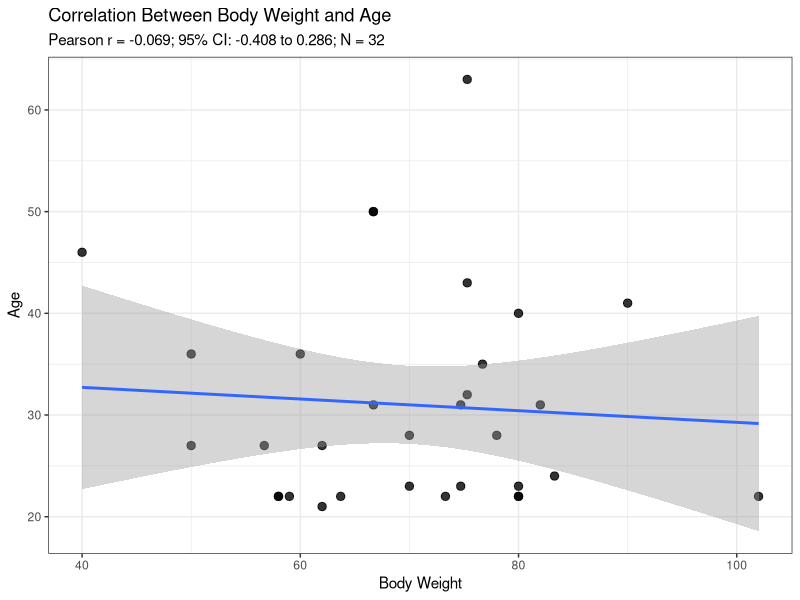
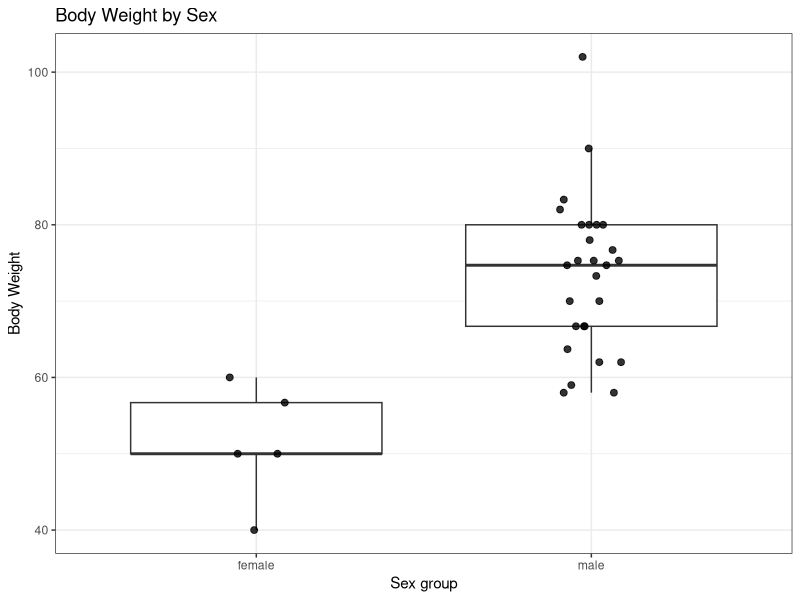
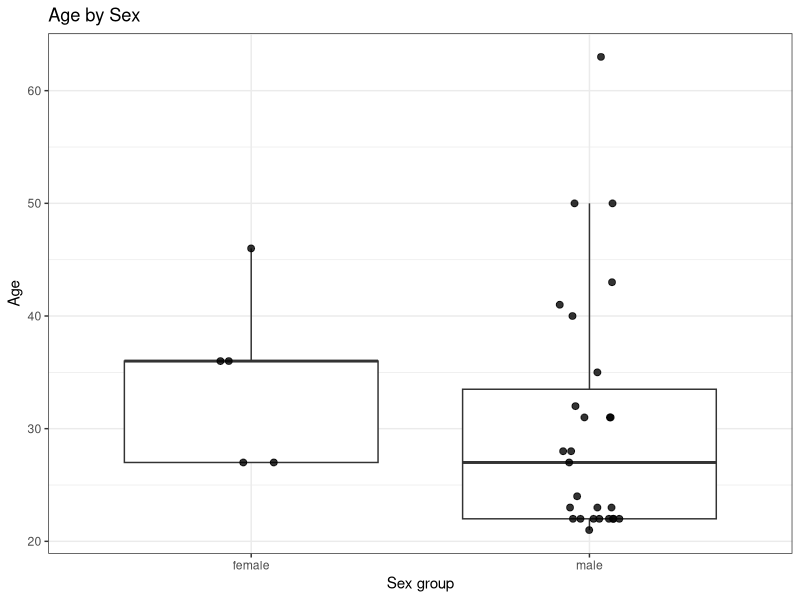

Recreate these plots in R, in order. (Note: this script raises an error after producing the figures.)
## ---- chunk 1
############################################################
# M3A-1. Covariate data preparation and descriptive statistics
############################################################

library(dplyr)
library(tidyr)
library(readr)
library(here)

# 1. Read the cleaned modeling dataset
m3_data <- read_csv(
  here("Data", "warfarin_full_dataset_ID9_cleaned_for_popPKPD.csv"),
  show_col_types = FALSE
)

# Check actual column names
names(m3_data)

# 2. Check whether baseline covariates are consistent within each ID
covariate_consistency <- m3_data %>%
  group_by(id) %>%
  summarise(
    n_WT  = n_distinct(wt[!is.na(wt)]),
    n_AGE = n_distinct(age[!is.na(age)]),
    n_SEX = n_distinct(sex[!is.na(sex)]),
    .groups = "drop"
  )

inconsistent_ids <- covariate_consistency %>%
  filter(n_WT > 1 | n_AGE > 1 | n_SEX > 1)

inconsistent_ids

# 3. Create one subject-level covariate record per ID
cov_subject <- m3_data %>%
  select(id, wt, age, sex) %>%
  distinct() %>%
  arrange(id)

cov_subject

# 4. Continuous covariate summary
continuous_summary <- cov_subject %>%
  select(wt, age) %>%
  pivot_longer(
    cols = everything(),
    names_to = "covariate",
    values_to = "value"
  ) %>%
  group_by(covariate) %>%
  summarise(
    n       = sum(!is.na(value)),
    missing = sum(is.na(value)),
    mean    = mean(value, na.rm = TRUE),
    sd      = sd(value, na.rm = TRUE),
    median  = median(value, na.rm = TRUE),
    q1      = unname(quantile(value, 0.25, na.rm = TRUE)),
    q3      = unname(quantile(value, 0.75, na.rm = TRUE)),
    minimum = min(value, na.rm = TRUE),
    maximum = max(value, na.rm = TRUE),
    .groups = "drop"
  ) %>%
  mutate(
    covariate = toupper(covariate),
    across(
      c(mean, sd, median, q1, q3, minimum, maximum),
      ~ round(.x, 2)
    )
  ) %>%
  as.data.frame()

continuous_summary

# 5. Categorical covariate summary
sex_summary <- cov_subject %>%
  mutate(
    sex = ifelse(
      is.na(sex),
      "Missing",
      as.character(sex)
    )
  ) %>%
  count(
    sex,
    name = "n",
    .drop = FALSE
  ) %>%
  mutate(
    percent = round(100 * n / sum(n), 1)
  ) %>%
  rename(
    SEX = sex,
    N = n,
    Percent = percent
  ) %>%
  as.data.frame()

sex_summary

## ---- chunk 2

############################################################
# M3A-2. Pearson correlation between WT and AGE
############################################################

library(dplyr)
library(tibble)

pearson_data <- cov_subject %>%
  transmute(
    id  = as.character(id),
    wt  = as.numeric(wt),
    age = as.numeric(age)
  ) %>%
  filter(
    complete.cases(wt, age)
  )

if (nrow(pearson_data) < 3) {
  stop("Fewer than three subjects have complete WT and AGE data.")
}

# Pearson correlation test for WT-AGE
pearson_test <- cor.test(
  x = pearson_data$wt,
  y = pearson_data$age,
  method = "pearson",
  conf.level = 0.95
)

# Report-ready result table
pearson_result <- tibble(
  Relationship = "WT vs AGE",
  N = nrow(pearson_data),
  Pearson_r = round(unname(pearson_test$estimate), 3),
  CI_lower = round(pearson_test$conf.int[1], 3),
  CI_upper = round(pearson_test$conf.int[2], 3),
  P_value = signif(pearson_test$p.value, 3)
)

pearson_result

# Scatter Plot for WT-AGE co-linearity

library(ggplot2)

pearson_subtitle <- sprintf(
  "Pearson r = %.3f; 95%% CI: %.3f to %.3f; N = %d",
  unname(pearson_test$estimate),
  pearson_test$conf.int[1],
  pearson_test$conf.int[2],
  nrow(pearson_data)
)

plot_wt_age <- ggplot(
  pearson_data,
  aes(x = wt, y = age)
) +
  geom_point(
    size = 2.5,
    alpha = 0.8
  ) +
  geom_smooth(
    method = "lm",
    formula = y ~ x,
    se = TRUE
  ) +
  theme_bw() +
  labs(
    title = "Correlation Between Body Weight and Age",
    subtitle = pearson_subtitle,
    x = "Body Weight",
    y = "Age"
  )

plot_wt_age

## ---- chunk 3
############################################################
# M3A-3. WT and AGE correlating to SEX
############################################################

library(dplyr)
library(ggplot2)

# Prepare subject-level data
sex_plot_data <- cov_subject %>%
  mutate(
    wt = as.numeric(wt),
    age = as.numeric(age),
    sex_group = factor(sex)
  ) %>%
  filter(!is.na(sex_group))


# WT-SEX Correlation

plot_wt_sex <- ggplot(
  sex_plot_data,
  aes(x = sex_group, y = wt)
) +
  geom_boxplot(
    outlier.shape = NA,
    na.rm = TRUE
  ) +
  geom_jitter(
    width = 0.10,
    height = 0,
    size = 2,
    alpha = 0.8,
    na.rm = TRUE
  ) +
  theme_bw() +
  labs(
    title = "Body Weight by Sex",
    x = "Sex group",
    y = "Body Weight"
  )

plot_wt_sex

# AGE-SEX Correlation

plot_age_sex <- ggplot(
  sex_plot_data,
  aes(x = sex_group, y = age)
) +
  geom_boxplot(
    outlier.shape = NA,
    na.rm = TRUE
  ) +
  geom_jitter(
    width = 0.10,
    height = 0,
    size = 2,
    alpha = 0.8,
    na.rm = TRUE
  ) +
  theme_bw() +
  labs(
    title = "Age by Sex",
    x = "Sex group",
    y = "Age"
  )

plot_age_sex

## ---- chunk 4
############################################################
# M3A-4. ETA-covariate exploratory analysis
############################################################

library(dplyr)
library(ggplot2)

# Organizing eta estimates from the selected base model in M2

fit_m3_base <- fit_M2_full_IIV    #YOU HAVE TO RUN M2 FIRST TO RUN THIS SECTION
fit_m3_data <- as.data.frame(fit_m3_base)
eta_subject <- fit_m3_data %>%
  transmute(
    id = as.character(ID),
    eta_cl = eta.cl,
    eta_v  = eta.v
  ) %>%
  group_by(id) %>%
  summarise(
    eta_cl = first(eta_cl),
    eta_v  = first(eta_v),
    .groups = "drop"
  )

# Merge ETA estimates with the subject-level covariate dataset
eta_cov_data <- cov_subject %>%
  mutate(
    id = as.character(id),
    wt = as.numeric(wt),
    age = as.numeric(age),
    sex_group = factor(sex)
  ) %>%
  left_join(
    eta_subject,
    by = "id"
  )

eta_cov_data
## ---- chunk 5
# ETA(CL/F) vs body weight
plot_eta_cl_wt <- ggplot(
  eta_cov_data,
  aes(x = wt, y = eta_cl)
) +
  geom_point(
    size = 2.5,
    alpha = 0.8
  ) +
  geom_hline(
    yintercept = 0,
    linetype = "dashed"
  ) +
  geom_smooth(
    method = "lm",
    formula = y ~ x,
    se = TRUE
  ) +
  theme_bw() +
  labs(
    title = "ETA(CL/F) vs Body Weight",
    x = "Body Weight (kg)",
    y = "ETA(CL/F)"
  )

plot_eta_cl_wt
## ---- chunk 6
# ETA(CL/F) vs age
plot_eta_cl_age <- ggplot(
  eta_cov_data,
  aes(x = age, y = eta_cl)
) +
  geom_point(
    size = 2.5,
    alpha = 0.8
  ) +
  geom_hline(
    yintercept = 0,
    linetype = "dashed"
  ) +
  geom_smooth(
    method = "lm",
    formula = y ~ x,
    se = TRUE
  ) +
  theme_bw() +
  labs(
    title = "ETA(CL/F) vs Age",
    x = "Age (years)",
    y = "ETA(CL/F)"
  )

plot_eta_cl_age
## ---- chunk 7
# ETA(V/F) vs body weight
plot_eta_v_wt <- ggplot(
  eta_cov_data,
  aes(x = wt, y = eta_v)
) +
  geom_point(
    size = 2.5,
    alpha = 0.8
  ) +
  geom_hline(
    yintercept = 0,
    linetype = "dashed"
  ) +
  geom_smooth(
    method = "lm",
    formula = y ~ x,
    se = TRUE
  ) +
  theme_bw() +
  labs(
    title = "ETA(V/F) vs Body Weight",
    x = "Body Weight (kg)",
    y = "ETA(V/F)"
  )

plot_eta_v_wt
## ---- chunk 8
# ETA(CL/F) vs age
plot_eta_cl_age <- ggplot(
  eta_cov_data,
  aes(x = age, y = eta_cl)
) +
  geom_point(
    size = 2.5,
    alpha = 0.8
  ) +
  geom_hline(
    yintercept = 0,
    linetype = "dashed"
  ) +
  geom_smooth(
    method = "lm",
    formula = y ~ x,
    se = TRUE
  ) +
  theme_bw() +
  labs(
    title = "ETA(CL/F) vs Age",
    x = "Age (years)",
    y = "ETA(CL/F)"
  )

plot_eta_cl_age
## ---- chunk 9
# ETA(CL/F) by sex
plot_eta_cl_sex <- ggplot(
  eta_cov_data,
  aes(x = sex_group, y = eta_cl)
) +
  geom_boxplot(
    outlier.shape = NA,
    na.rm = TRUE
  ) +
  geom_jitter(
    width = 0.10,
    height = 0,
    size = 2,
    alpha = 0.8,
    na.rm = TRUE
  ) +
  geom_hline(
    yintercept = 0,
    linetype = "dashed"
  ) +
  theme_bw() +
  labs(
    title = "ETA(CL/F) by Sex",
    x = "Sex group",
    y = "ETA(CL/F)"
  )

plot_eta_cl_sex

# ETA(V/F) by sex
plot_eta_v_sex <- ggplot(
  eta_cov_data,
  aes(x = sex_group, y = eta_v)
) +
  geom_boxplot(
    outlier.shape = NA,
    na.rm = TRUE
  ) +
  geom_jitter(
    width = 0.10,
    height = 0,
    size = 2,
    alpha = 0.8,
    na.rm = TRUE
  ) +
  geom_hline(
    yintercept = 0,
    linetype = "dashed"
  ) +
  theme_bw() +
  labs(
    title = "ETA(V/F) by Sex",
    x = "Sex group",
    y = "ETA(V/F)"
  )

plot_eta_v_sex
